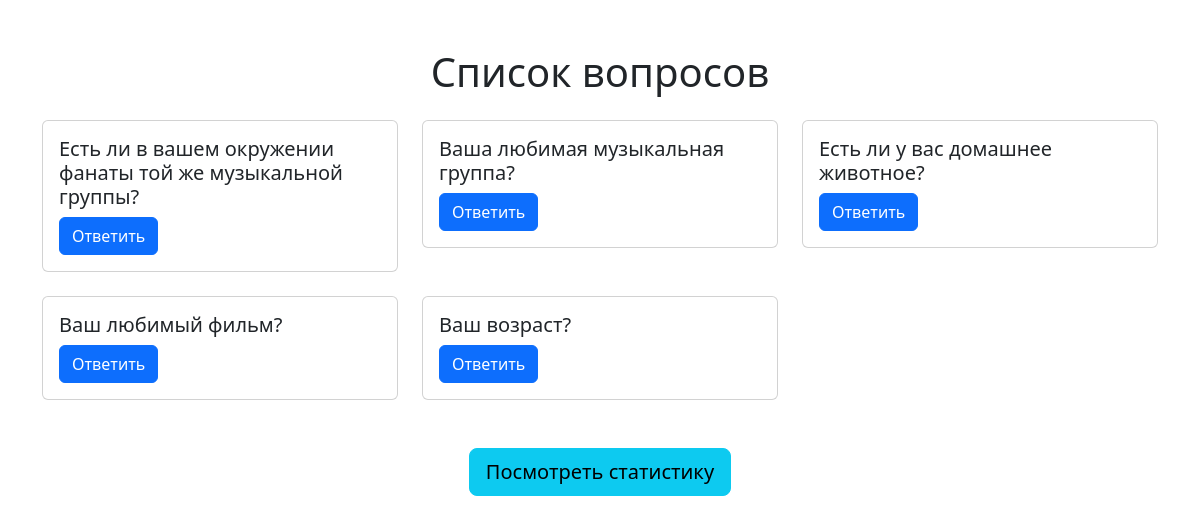
Screenshot of /polls/ with the database file from the repository.
### polls/models.py (models this page shows, shortened)
class Question(models.Model):
    question_text = models.CharField(max_length=200)
    pub_date = models.DateTimeField('date published')

### polls/views.py (the view)
# urls.py: path("", views.index, name="index"),
def index(request):
    latest_question_list = Question.objects.order_by('-pub_date')[:5]
    context = {'latest_question_list': latest_question_list}
    return render(request, 'polls/index.html', context)

### polls/templates/polls/index.html
{% extends "polls/base.html" %}
{% block content %}
<h1 class="text-center">Список вопросов</h1>
<div class="row mt-4">
    {% for question in latest_question_list %}
        <div class="col-md-4">
            <div class="card mb-4">
                <div class="card-body">
                    <h5 class="card-title">{{ question.question_text }}</h5>
                    <a href="{% url 'polls:detail' question.id %}" class="btn btn-primary">Ответить</a>
                </div>
            </div>
        </div>
    {% endfor %}
</div>
<div class="text-center mt-4">
    <a href="{% url 'polls:summary' %}" class="btn btn-info btn-lg">Посмотреть статистику</a>
</div>
{% endblock %}

### rows the page displays
Question: question_text "Есть ли в вашем окружении фанаты той же музыкальной группы?"
Question: question_text "Ваша любимая музыкальная группа?"
Question: question_text "Есть ли у вас домашнее животное?"
Question: question_text "Ваш любимый фильм?"
Question: question_text "Ваш возраст?"
